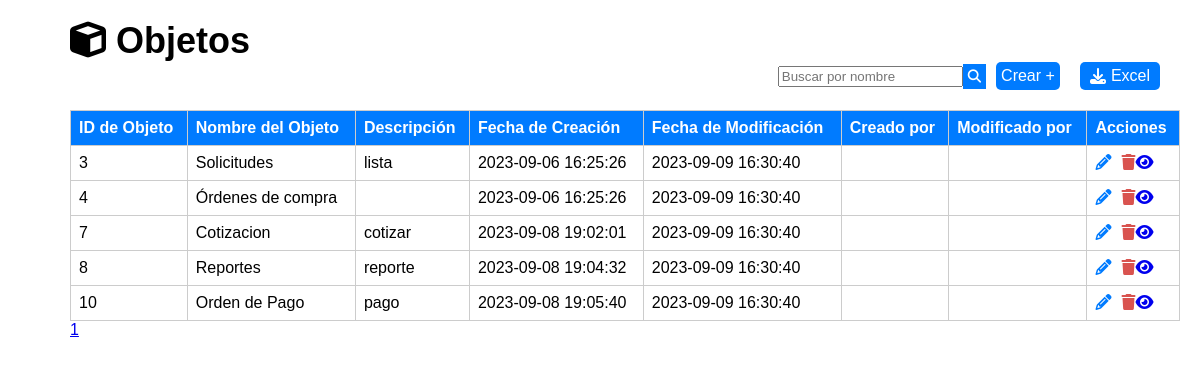
Page /objetos/listar_objetos.php on the committed database.
### tables this page shows
CREATE TABLE `tbl_objetos` (
  `ID_OBJETO` int(11) NOT NULL AUTO_INCREMENT,
  `NOMBRE_OBJETO` varchar(100) DEFAULT NULL,
  `DESCRIPCION` varchar(200) DEFAULT NULL,
  `FECHA_CREACION` timestamp NOT NULL DEFAULT current_timestamp(),
  `FECHA_MODIFICACION` timestamp NOT NULL DEFAULT current_timestamp() ON UPDATE current_timestamp(),
  `CREADO_POR` int(11) DEFAULT NULL,
  `MODIFICADO_POR` int(11) DEFAULT NULL,
  PRIMARY KEY (`ID_OBJETO`)
);

### objetos/listar_objetos.php (the view, shortened to what this page needs)
<!DOCTYPE html>
<html lang="es">
<head>
    <link rel="stylesheet" href="https://cdnjs.cloudflare.com/ajax/libs/font-awesome/5.15.3/css/all.min.css">
</head>
<body>
<div class="content">
    <h1><i class="fas fa-cube"></i> Objetos</h1>
    <div class="top-right">
        <div class="search-container">
            <input type="text" id="search" name="search" placeholder="Buscar por nombre">
            <button onclick="searchObject()"><i class="fas fa-search"></i></button>
        </div>
        <a href="crear_objeto.php" class="create-new-object-link">Crear +</a>
        <a href="exportar_csv.php" class="download-link">
            <i class="fas fa-download"></i>Excel
        </a>
    </div>
    <div class="table-container">
        <table>
            <thead>
                <tr>
                    <th>ID de Objeto</th>
                    <th>Nombre del Objeto</th>
                    <th>Descripción</th>
                    <th>Fecha de Creación</th>
                    <th>Fecha de Modificación</th>
                    <th>Creado por</th>
                    <th>Modificado por</th>
                    <th>Acciones</th>
                </tr>
            </thead>
            <tbody class="object-list">
                <?php
                include '../objetos/db_connect.php';
                $registrosPorPagina = 10;
                $paginaActual = isset($_GET['pagina']) ? $_GET['pagina'] : 1;
                $inicio = ($paginaActual - 1) * $registrosPorPagina;
                $stmt = $conn->prepare("SELECT * FROM tbl_objetos LIMIT :inicio, :registrosPorPagina");
                $stmt->bindParam(':inicio', $inicio, PDO::PARAM_INT);
                $stmt->bindParam(':registrosPorPagina', $registrosPorPagina, PDO::PARAM_INT);
                $stmt->execute();
                $objetos = $stmt->fetchAll(PDO::FETCH_ASSOC);
                foreach ($objetos as $objeto) {
                    echo "<tr>";
                    echo "<td>" . $objeto['ID_OBJETO'] . "</td>";
                    echo "<td>" . $objeto['NOMBRE_OBJETO'] . "</td>";
                    echo "<td>" . $objeto['DESCRIPCION'] . "</td>";
                    echo "<td>" . $objeto['FECHA_CREACION'] . "</td>";
                    echo "<td>" . $objeto['FECHA_MODIFICACION'] . "</td>";
                    echo "<td>" . $objeto['CREADO_POR'] . "</td>";
                    echo "<td>" . $objeto['MODIFICADO_POR'] . "</td>";
                    echo "<td>";
                    echo "<a href='editar_objeto.php?id=" . $objeto['ID_OBJETO'] . "' class='edit-link custom-color-1'><i class='fas fa-pencil-alt'></i></a>";
echo "<a href='eliminar_objeto.php?id=" . $objeto['ID_OBJETO'] . "' class='delete-link custom-color-2'><i class='fas fa-trash'></i></a>";
echo "<a href='estadisticas_objetos.php?id=" . $objeto['ID_OBJETO'] . "' class='view-link custom-color-3'><i class='fas fa-eye'></i></a>";
                    echo "</td>";
                    echo "</tr>";
                }
                ?>
            </tbody>
        </table>
    </div>
    <?php
    $totalRegistros = $conn->query("SELECT COUNT(*) FROM tbl_objetos")->fetchColumn();
    $totalPaginas = ceil($totalRegistros / $registrosPorPagina);
    echo '<div class="pagination">';
    for ($i = 1; $i <= $totalPaginas; $i++) {
        echo '<a href="?pagina=' . $i . '"';
        if ($i == $paginaActual) {
            echo ' class="active"';
        }
        echo '>' . $i . '</a>';
    }
    echo '</div>';
    ?>
</div>
</body>
</html>

### objetos/listar_objetos.php (style rules this page uses)
body { font-family: Arial, sans-serif; margin: 0; padding: 0; }
.content { margin-left: 50px; padding: 20px; }
table { width: 100%; border-collapse: collapse; margin-top: 20px; }
th, td { border: 1px solid #ccc; padding: 8px; text-align: left; }
th { background-color: #007bff; color: #fff; }
.top-right { display: flex; align-items: center; justify-content: flex-end; margin-right: 20px; }
.search-container button { padding: 5px; background-color: #007bff; color: #fff; border: none; cursor: pointer; }
.search-container { display: flex; align-items: center; margin-right: 10px; }
.create-new-object-link { padding: 5px; text-decoration: none; background-color: #007bff; color: #fff; border-radius: 5px; margin-right: 10px; }
.download-link { padding: 5px 10px; text-decoration: none; background-color: #007bff; color: #fff; border-radius: 5px; display: inline-flex; align-items: center; margin-left: 10px; }
.download-link i { margin-right: 5px; }
h1 { text-align: left; margin: 0; font-size: 36px; margin-right: 10px; }
a.edit-link { color: #007bff; text-decoration: none; margin-right: 10px; }
a.delete-link { color: #d9534f; text-decoration: none; }

### rows in the picture
tbl_objetos: ID_OBJETO "3", NOMBRE_OBJETO "Solicitudes", DESCRIPCION "lista", FECHA_CREACION "2023-09-06 16:25:26", FECHA_MODIFICACION "2023-09-09 16:30:40"
tbl_objetos: ID_OBJETO "4", NOMBRE_OBJETO "Órdenes de compra", FECHA_CREACION "2023-09-06 16:25:26", FECHA_MODIFICACION "2023-09-09 16:30:40"
tbl_objetos: ID_OBJETO "7", NOMBRE_OBJETO "Cotizacion", DESCRIPCION "cotizar", FECHA_CREACION "2023-09-08 19:02:01", FECHA_MODIFICACION "2023-09-09 16:30:40"
tbl_objetos: ID_OBJETO "8", NOMBRE_OBJETO "Reportes", DESCRIPCION "reporte", FECHA_CREACION "2023-09-08 19:04:32", FECHA_MODIFICACION "2023-09-09 16:30:40"
tbl_objetos: ID_OBJETO "10", NOMBRE_OBJETO "Orden de Pago", DESCRIPCION "pago", FECHA_CREACION "2023-09-08 19:05:40", FECHA_MODIFICACION "2023-09-09 16:30:40"
